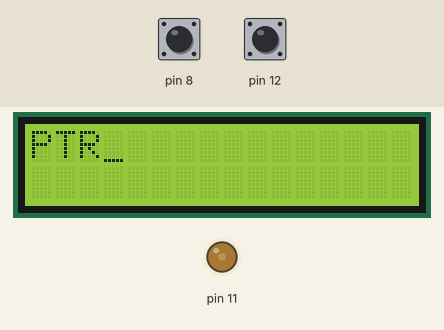
Bench run of a sketch on a simulated Arduino Uno, built with avr-gcc and run on an emulated ATmega328P. Parts: 16×2 character LCD, output pins drawn as LEDs (lit = HIGH). Inputs (shaded band) come from the test bench; at power-on: pin 12 HIGH, pin 8 HIGH.

Above: at 1.2 s.
1.3 s: pin 12 pulled LOW for 0.15 s
At 2.6 s:
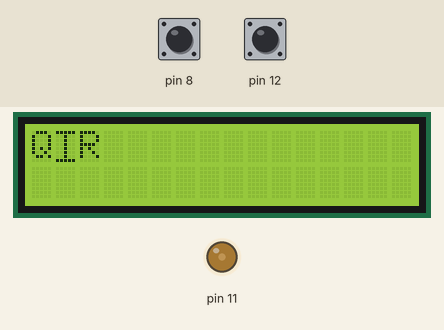
2.9 s: pin 12 pulled LOW for 1 s
At 5.1 s:
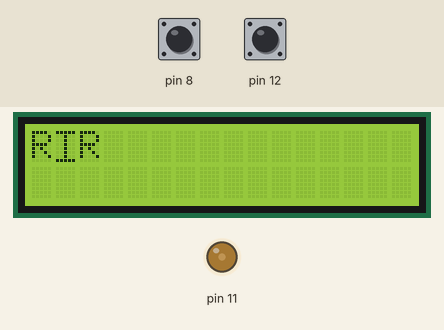
5.4 s: pin 12 pulled LOW for 0.15 s
At 6.7 s:
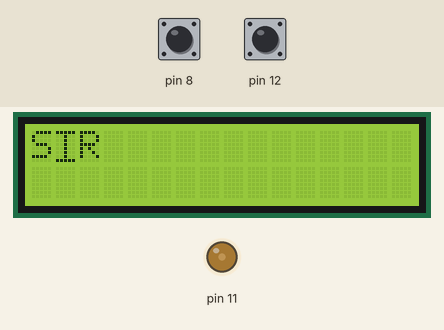
7.0 s: pin 12 pulled LOW for 3.2 s
At 11.1 s:
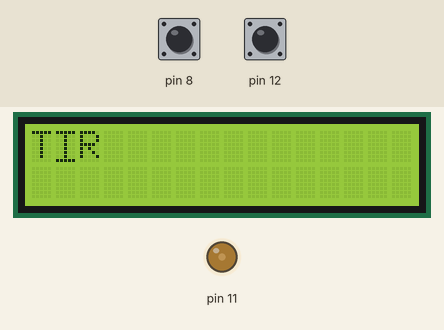
11.7 s: pin 12 pulled LOW for 0.15 s
At 13.0 s:
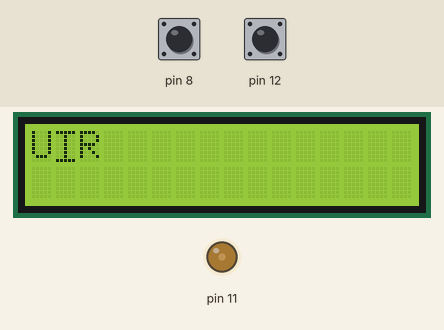
13.3 s: pin 12 pulled LOW for 1 s
Timing chart, 0 to 16.3 s (numbered marks = the images above; inputs shaded):
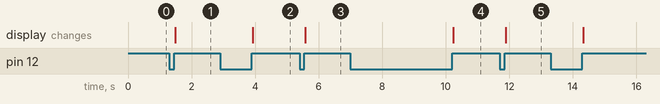

The sketch:

sketch.ino
```cpp
#include <Wire.h>
#include <LiquidCrystal_I2C.h>

struct EdgeDetector
{
private:
  const int minDuration;
  const bool targetState;

  int candidate;
  int candidateSince;
  int lastState;

public:
  EdgeDetector(int minDuration, bool targetState)
    : minDuration(minDuration), targetState(targetState)
  {

  }

  void begin(int state, int time)
  {
    candidate = state;
    candidateSince = time;
    lastState = state;
  }

  bool detect(int state, int time)
  {
    if(state != candidate)
    {
      candidate = state;
      candidateSince = time;
    }
    else
    {
      int duration = time - candidateSince;

      if(duration > minDuration)
      {
        if(candidate != lastState)
        {
          lastState = candidate;

          if(candidate == targetState)
          {
            return true;
          }
        }
      }
    }

    return false;
  }
};

struct PwmOutput
{
private:
  const int pin;
  int pulseWidth;
  const int step;

  void write()
  {
    analogWrite(pin, pulseWidth);
  }

public:
  PwmOutput(int pin, int pulseWidth, int step)
    : pin(pin), pulseWidth(pulseWidth), step(step)
  {
  }

  void begin()
  {
    pinMode(pin, OUTPUT);
    write();
  }

  void increase()
  {
    pulseWidth += step;
    write();
  }

  void decrease()
  {
    pulseWidth -= step;
    write();
  }
};

struct DigitalInputPullup
{
private:
  int pin;
public:
  DigitalInputPullup(int pin) : pin(pin)
  {
  }

  void begin()
  {
    pinMode(pin, INPUT_PULLUP);
  }

  bool read()
  {
     return digitalRead(pin);
  }
};

DigitalInputPullup buttonRight(8);
DigitalInputPullup buttonLeft(12);
EdgeDetector edgeRight(30, HIGH);
EdgeDetector edgeLeft(30, HIGH);
PwmOutput led(11, 64, 8);
LiquidCrystal_I2C lcd(0x27, 16, 2);

char jmeno[] = "PTR";
int i = 0;

void setup()
{
  lcd.init();
  lcd.backlight();
  lcd.setCursor(0,0);
  lcd.cursor();
  lcd.print(jmeno);

  buttonRight.begin();
  buttonLeft.begin();
  edgeRight.begin(buttonRight.read(), millis());
  edgeLeft.begin(buttonLeft.read(), millis());
  led.begin();
}

void loop()
{
  if(edgeRight.detect(buttonRight.read(), millis()))
  {
    ++i;

    if(i > 2)
    {
      i = 0;
    }

    lcd.setCursor(i,0);
  }

  if(edgeLeft.detect(buttonLeft.read(), millis()))
  {
    ++jmeno[i];

    if(jmeno[i] > 'Z')
    {
      jmeno[i] = 'A';
    }

    lcd.setCursor(i,0);
    lcd.print(jmeno[i]);
  }
}
```

Measured:
- after the input at 1.3 s, the display: changes after 0.18 s (image 1)
- after the input at 2.9 s, the display: changes after 1.0 s (image 2)
- after the input at 5.4 s, the display: changes after 0.18 s (image 3)
- after the input at 7.0 s, the display: changes after 3.2 s (image 4)
- after the input at 11.7 s, the display: changes after 0.18 s (image 5)
